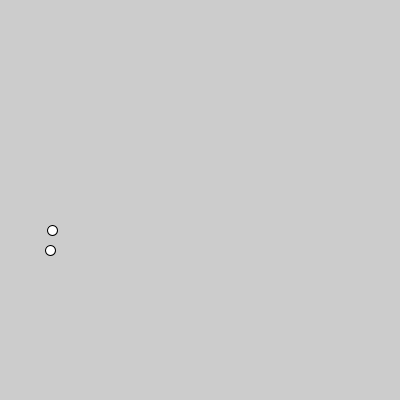
Frame 1 (no input)
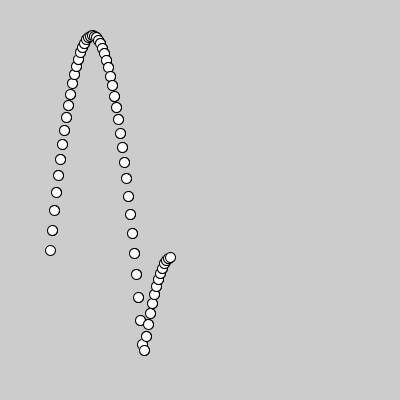
Frame 60 (the mouse pressed at the canvas centre just before this capture)
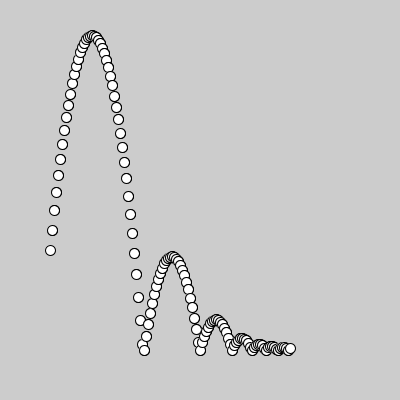
Frame 120 (the mouse held since frame 60 and released just before this capture)

The Processing sketch that drew these frames (run headless with seeded random() and noise(); from frame 60 on, the mouse is pressed at the canvas centre):

// Processing sketch: sketch_231102d
// ── sketch_231102d.pde
void setup(){
  size(400,400);
}
float x=50, y=250, vx=2, vy=-20;
void draw(){
  ellipse(x, y, 10, 10);
  x += vx;
  y += vy;
  vy += 0.98;
  if(y>350){
    y=350;
    vy = -vy * 0.5;
  }
  ellipse(x,y,10,10);
}
